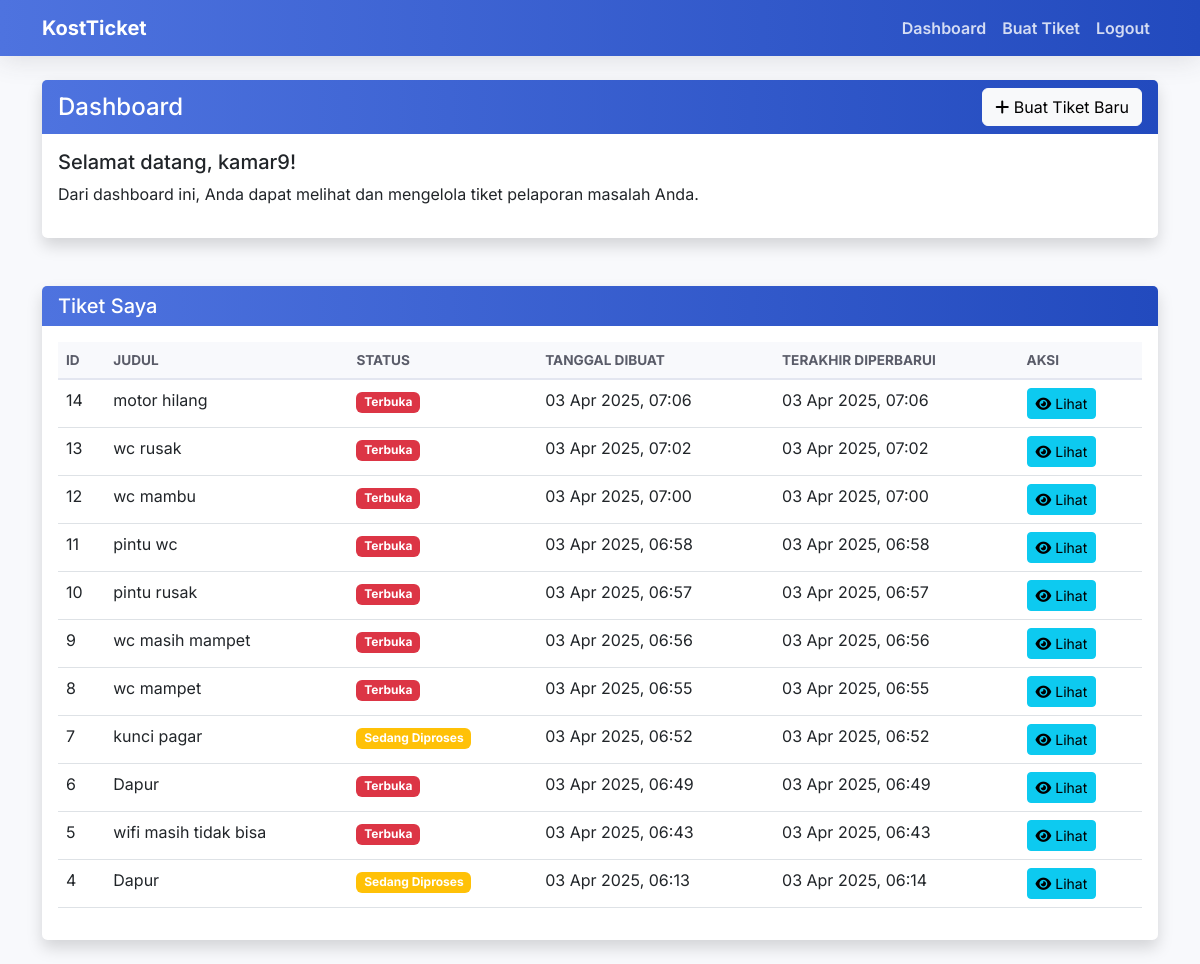
The app's page /accounts/dashboard/ (signed in) with its own data.
### accounts/models.py (models this page shows, shortened)
class User(AbstractUser):
    phone_number = models.CharField(max_length=15, blank=True, null=True)
    is_admin = models.BooleanField(default=False)

### tickets/models.py (models this page shows, shortened)
class Ticket(models.Model):
    STATUS_CHOICES = (
        ('open', _('Terbuka')),
        ('in_progress', _('Sedang Diproses')),
        ('resolved', _('Selesai')),
    )
    title = models.CharField(_('Judul'), max_length=100)
    description = models.TextField(_('Deskripsi'))
    status = models.CharField(_('Status'), max_length=20, choices=STATUS_CHOICES, default='open')
    created_by = models.ForeignKey(
        settings.AUTH_USER_MODEL,
        on_delete=models.CASCADE,
        related_name='tickets',
        verbose_name=_('Dibuat oleh')
    )
    created_at = models.DateTimeField(_('Tanggal dibuat'), auto_now_add=True)
    updated_at = models.DateTimeField(_('Terakhir diperbarui'), auto_now=True)
    class Meta:
        ordering = ['-created_at']
        verbose_name = _('Tiket')
        verbose_name_plural = _('Tiket')

### accounts/views.py (the view)
# urls.py: path('dashboard/', views.dashboard, name='dashboard'),
@login_required
def dashboard(request):
    from tickets.models import Ticket
    tickets = Ticket.objects.filter(created_by=request.user).order_by('-created_at')
    return render(request, 'accounts/dashboard.html', {'tickets': tickets})

### tickets/context_processors.py (called while the page is built)
def notifications_processor(request):
    context = {
        'unread_notifications_count': 0
    }
    if request.user.is_authenticated:
        if hasattr(request.user, 'is_admin') and (request.user.is_admin or request.user.is_staff):
            context['unread_notifications_count'] = Notification.objects.filter(
                user=request.user,
                is_read=False
            ).count()
    return context

### templates/accounts/dashboard.html (shortened to what this page needs)
{% extends 'base/base.html' %}
{% block content %}
<div class="row">
    <div class="col-md-12 mb-4">
        <div class="card shadow">
            <div class="card-header bg-primary text-white d-flex justify-content-between align-items-center">
                <h4 class="mb-0">Dashboard</h4>
                <a href="{% url 'ticket_create' %}" class="btn btn-light">
                    <i class="fas fa-plus"></i> Buat Tiket Baru
                </a>
            </div>
            <div class="card-body">
                <h5>Selamat datang, {{ user.get_full_name|default:user.username }}!</h5>
                <p>Dari dashboard ini, Anda dapat melihat dan mengelola tiket pelaporan masalah Anda.</p>
            </div>
        </div>
    </div>
</div>
<div class="row">
    <div class="col-md-12">
        <div class="card shadow">
            <div class="card-header bg-primary text-white">
                <h5 class="mb-0">Tiket Saya</h5>
            </div>
            <div class="card-body">
                <div class="table-responsive">
                    <table class="table table-hover">
                        <thead>
                            <tr>
                                <th>ID</th>
                                <th>Judul</th>
                                <th>Status</th>
                                <th>Tanggal Dibuat</th>
                                <th>Terakhir Diperbarui</th>
                                <th>Aksi</th>
                            </tr>
                        </thead>
                        <tbody>
                            {% if tickets %}
                                {% for ticket in tickets %}
                                    <tr>
                                        <td>{{ ticket.id }}</td>
                                        <td>{{ ticket.title }}</td>
                                        <td>
                                            {% if ticket.status == 'open' %}
                                                <span class="badge bg-danger">Terbuka</span>
                                            {% elif ticket.status == 'in_progress' %}
                                                <span class="badge bg-warning">Sedang Diproses</span>
                                            {% elif ticket.status == 'resolved' %}
                                                <span class="badge bg-success">Selesai</span>
                                            {% endif %}
                                        </td>
                                        <td>{{ ticket.created_at|date:"d M Y, H:i" }}</td>
                                        <td>{{ ticket.updated_at|date:"d M Y, H:i" }}</td>
                                        <td>
                                            <a href="{% url 'ticket_detail' ticket.id %}" class="btn btn-sm btn-info">
                                                <i class="fas fa-eye"></i> Lihat
                                            </a>
                                        </td>
                                    </tr>
                                {% endfor %}
                            {% else %}
                                <tr>
                                    <td colspan="6" class="text-center">Anda belum memiliki tiket. <a href="{% url 'ticket_create' %}">Buat tiket baru</a>.</td>
                                </tr>
                            {% endif %}
                        </tbody>
                    </table>
                </div>
            </div>
        </div>
    </div>
</div>
<div id="notification-container" class="position-fixed bottom-0 end-0 p-3" style="z-index: 5"></div>
{% endblock %}

### templates/base/base.html (shortened to what this page needs)
{% load static %}
<!DOCTYPE html>
<html lang="id">
<head>
    <link href="https://cdn.jsdelivr.net/npm/bootstrap@5.3.0-alpha1/dist/css/bootstrap.min.css" rel="stylesheet">
    <link rel="stylesheet" href="https://cdnjs.cloudflare.com/ajax/libs/font-awesome/6.0.0/css/all.min.css">
    <link rel="stylesheet" href="{% static 'css/style.css' %}">
</head>
<body>
    <nav class="navbar navbar-expand-lg navbar-dark bg-primary">
        <div class="container">
            <a class="navbar-brand" href="{% url 'dashboard' %}">KostTicket</a>
            <div class="collapse navbar-collapse" id="navbarNav">
                <ul class="navbar-nav ms-auto">
                    {% if user.is_authenticated %}
                        <li class="nav-item">
                            <a class="nav-link" href="{% url 'dashboard' %}">Dashboard</a>
                        </li>
                        <li class="nav-item">
                            <a class="nav-link" href="{% url 'ticket_create' %}">Buat Tiket</a>
                        </li>
                        <li class="nav-item">
                            <form method="post" action="{% url 'logout' %}" class="d-inline">
                                <button type="submit" class="btn nav-link">Logout</button>
                            </form>
                        </li>
                    {% endif %}
                </ul>
            </div>
        </div>
    </nav>
    <div class="container mt-4">
        {% block content %}{% endblock %}
    </div>
</body>
</html>

### static/css/style.css (style rules this page uses)
:root { --primary-color: #4e73df; --secondary-color: #6c757d; --success-color: #1cc88a; --info-color: #36b9cc; --warning-color: #f6c23e; --danger-color: #e74a3b; --light-color: #f8f9fc; --dark-color: #5a5c69; }
body { font-family: 'Inter', -apple-system, BlinkMacSystemFont, "Segoe UI", Roboto, "Helvetica Neue", Arial, sans-serif; background-color: #f8f9fc; color: #333; }
.navbar { box-shadow: 0 0.15rem 1.75rem 0 rgba(58, 59, 69, 0.15); background: linear-gradient(to right, #4e73df, #224abe); }
.navbar-brand { font-weight: 700; }
.navbar .nav-link { font-weight: 600; color: rgba(255, 255, 255, 0.8) !important; transition: all 0.2s ease-in-out; }
.card { border: none; border-radius: 0.35rem; box-shadow: 0 0.15rem 1.75rem 0 rgba(58, 59, 69, 0.1); transition: all 0.3s ease; margin-bottom: 1.5rem; }
.card-header { background: linear-gradient(to right, #4e73df, #224abe); color: white; border-bottom: none; font-weight: 600; }
.table thead th { background-color: #f8f9fc; border-top: none; border-bottom: 2px solid #e3e6f0; font-weight: 700; color: #5a5c69; text-transform: uppercase; font-size: 0.85rem; }

### records on screen
User: get_full_name "kamar9"
Ticket: id "14", title "motor hilang", status "Terbuka", created_at "03 Apr 2025, 07:06", updated_at "03 Apr 2025, 07:06"
Ticket: id "13", title "wc rusak", status "Terbuka", created_at "03 Apr 2025, 07:02", updated_at "03 Apr 2025, 07:02"
Ticket: id "12", title "wc mambu", status "Terbuka", created_at "03 Apr 2025, 07:00", updated_at "03 Apr 2025, 07:00"
Ticket: id "11", title "pintu wc", status "Terbuka", created_at "03 Apr 2025, 06:58", updated_at "03 Apr 2025, 06:58"
Ticket: id "10", title "pintu rusak", status "Terbuka", created_at "03 Apr 2025, 06:57", updated_at "03 Apr 2025, 06:57"
Ticket: id "9", title "wc masih mampet", status "Terbuka", created_at "03 Apr 2025, 06:56", updated_at "03 Apr 2025, 06:56"
Ticket: id "8", title "wc mampet", status "Terbuka", created_at "03 Apr 2025, 06:55", updated_at "03 Apr 2025, 06:55"
Ticket: id "7", title "kunci pagar", status "Sedang Diproses", created_at "03 Apr 2025, 06:52", updated_at "03 Apr 2025, 06:52"
Ticket: id "6", title "Dapur", status "Terbuka", created_at "03 Apr 2025, 06:49", updated_at "03 Apr 2025, 06:49"
Ticket: id "5", title "wifi masih tidak bisa", status "Terbuka", created_at "03 Apr 2025, 06:43", updated_at "03 Apr 2025, 06:43"
Ticket: id "4", title "Dapur", status "Sedang Diproses", created_at "03 Apr 2025, 06:13", updated_at "03 Apr 2025, 06:14"
